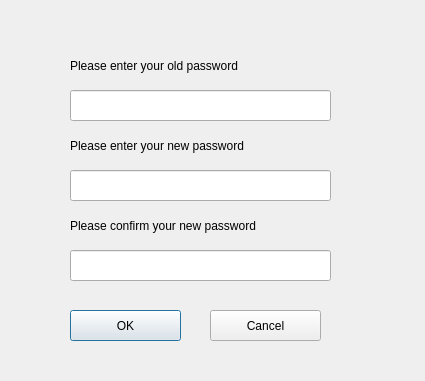
<?xml version="1.0" encoding="UTF-8"?>
<ui version="4.0">
 <class>ChangePassword</class>
 <widget class="QDialog" name="ChangePassword">
  <property name="geometry">
   <rect>
    <x>0</x>
    <y>0</y>
    <width>425</width>
    <height>381</height>
   </rect>
  </property>
  <property name="windowTitle">
   <string>Dialog</string>
  </property>
  <widget class="QPushButton" name="OK">
   <property name="geometry">
    <rect>
     <x>70</x>
     <y>310</y>
     <width>111</width>
     <height>31</height>
    </rect>
   </property>
   <property name="text">
    <string>OK</string>
   </property>
  </widget>
  <widget class="QLineEdit" name="OldPassword">
   <property name="geometry">
    <rect>
     <x>70</x>
     <y>90</y>
     <width>261</width>
     <height>31</height>
    </rect>
   </property>
   <property name="echoMode">
    <enum>QLineEdit::Password</enum>
   </property>
  </widget>
  <widget class="QLineEdit" name="NewPasswordConfirm">
   <property name="geometry">
    <rect>
     <x>70</x>
     <y>250</y>
     <width>261</width>
     <height>31</height>
    </rect>
   </property>
   <property name="echoMode">
    <enum>QLineEdit::Password</enum>
   </property>
  </widget>
  <widget class="QLineEdit" name="NewPassword">
   <property name="geometry">
    <rect>
     <x>70</x>
     <y>170</y>
     <width>261</width>
     <height>31</height>
    </rect>
   </property>
   <property name="echoMode">
    <enum>QLineEdit::Password</enum>
   </property>
  </widget>
  <widget class="QLabel" name="label">
   <property name="geometry">
    <rect>
     <x>70</x>
     <y>50</y>
     <width>261</width>
     <height>31</height>
    </rect>
   </property>
   <property name="text">
    <string>Please enter your old password</string>
   </property>
  </widget>
  <widget class="QLabel" name="label_2">
   <property name="geometry">
    <rect>
     <x>70</x>
     <y>130</y>
     <width>271</width>
     <height>31</height>
    </rect>
   </property>
   <property name="text">
    <string>Please enter your new password</string>
   </property>
  </widget>
  <widget class="QLabel" name="label_3">
   <property name="geometry">
    <rect>
     <x>70</x>
     <y>210</y>
     <width>271</width>
     <height>31</height>
    </rect>
   </property>
   <property name="text">
    <string>Please confirm your new password</string>
   </property>
  </widget>
  <widget class="QPushButton" name="Cancel">
   <property name="geometry">
    <rect>
     <x>210</x>
     <y>310</y>
     <width>111</width>
     <height>31</height>
    </rect>
   </property>
   <property name="text">
    <string>Cancel</string>
   </property>
  </widget>
 </widget>
 <resources/>
 <connections/>
</ui>
